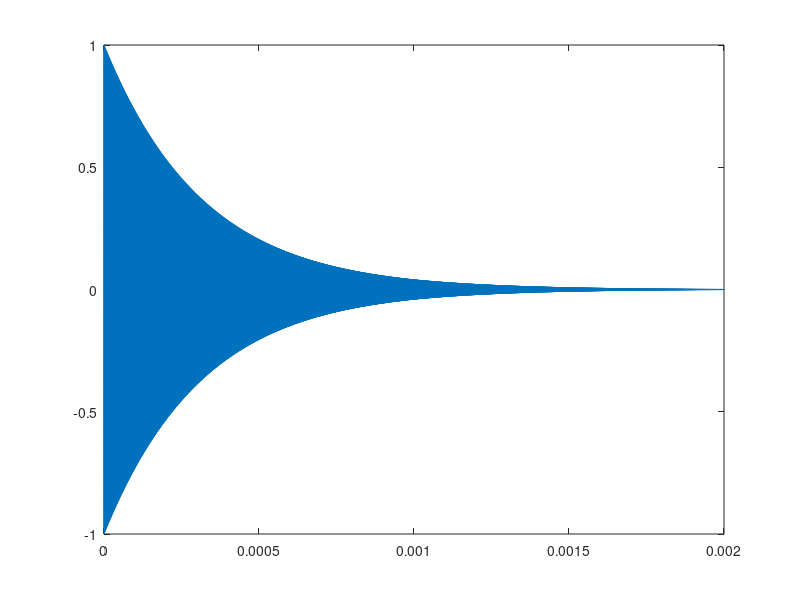
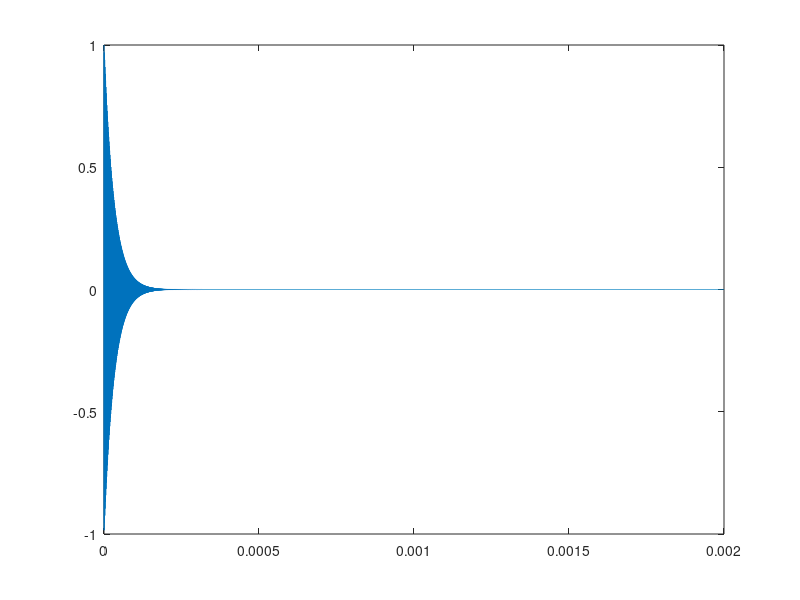
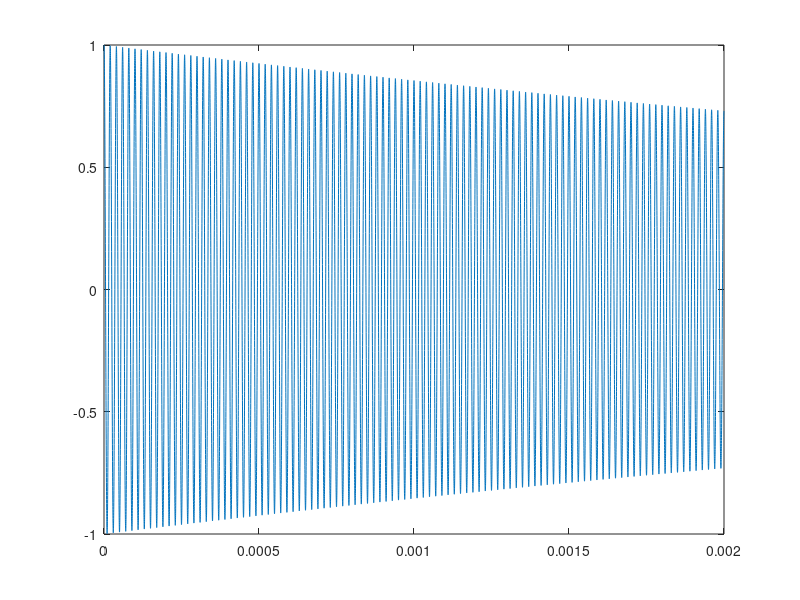
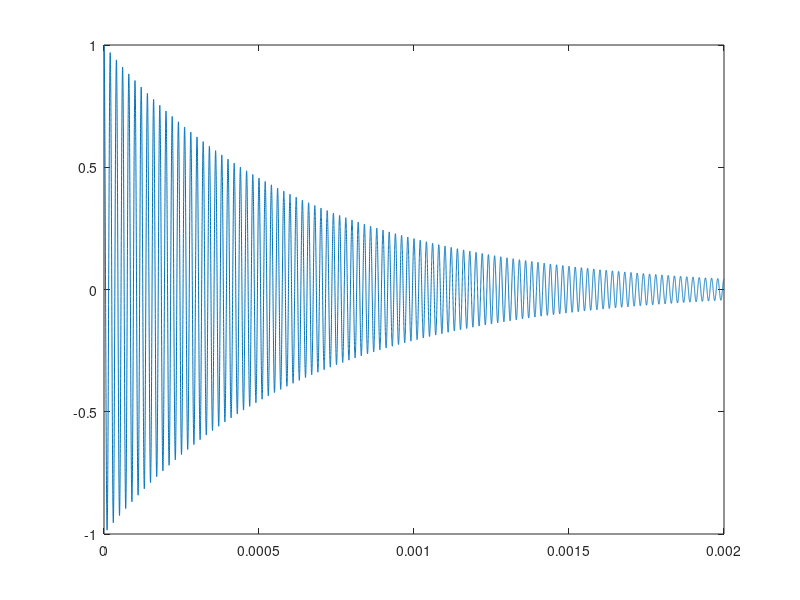

Write the MATLAB code that produced these figures, in order.
%%
freq1 = 1 * 10.^6
freq2 = 1 * 10.^6
freq3 = 50 * 10.^3
freq4 = 50 * 10.^3
w1 = 2*pi*freq1
w2 = 2*pi*freq2
w3 = 2*pi*freq3
w4 = 2*pi*freq4
R = 3 * 10.^5
Q1 =  1000
Q2 =  100
Q3 =  1000
Q4 =  100
Ts = 1 * 10.^-7
t = linspace(0,2*10.^-3,2*10.^-3 / Ts)
figure(1)
g1 = ((w1 * R ) / Q1) * exp((-w1 * t)/(2*Q1)).*cos(w1 * t)
max1 = max(g1)
g1 = g1 / max1
plot(t,g1)
figure(2)
g2 = ((w2 * R ) / Q2) * exp(-w2*t/(2*Q2)).*cos(w2*t)
max2 = max(g2)
g2 = g2 / max2
plot(t,g2)
figure(3)
g3 = ((w3 * R ) / Q3) * exp(-w3*t/(2*Q3)).*cos(w3*t)
max3 = max(g3)
g3 = g3 / max3
plot(t,g3)
figure(4)
g4 = ((w4 * R ) / Q4) * exp(-w4*t/(2*Q4)).*cos(w4*t)
max4 = max(g4)
g4 = g4 / max4
plot(t,g4)
sigma1 = 5 * 10.^-4
sigma2 = 2 * 10.^-4
sigma3 = 2 * 10.^-8
u = 0
figure(5)
lambda1 = exp((-(t-u).^2)/(2*(sigma1 .^2)))
plot(t,lambda1)
figure(6)
lambda2 = exp((-(t-u).^2)/(2*(sigma2 .^2)))
plot(t,lambda2);
figure(7);
lambda3 = exp((-(t-u).^2)/(2*(sigma3 .^2)));
plot(t,lambda3);

%%
g5 = ((w1 * R ) / 500) * exp(-w1*t/(2*500)).*cos(w4*t)
lambda4 = exp((-(t-0).^2)/(2*(sigma2 .^2)))
figure(8)
plot(t,g5)
figure(9)
plot(t,lambda4)
y1 = 0
for t=0:2*10.^-3:Ts
    y1 = y1 + (g5 .* lambda4)
end
figure(10)
t = linspace(0,2*10.^-3,2*10.^-3 / Ts)
y1 = y1 / max(y1)
plot(t,y1)
y2 = 0
lambda5 = exp((-(t-(5*10.^-4)).^2)/(2*(sigma2 .^2)))
for t=0:2*10.^-3:Ts
    y2 = y2 + (g5 .* lambda5)
end
konvol1 = conv(g5,lambda4)
figure(14)
plot(konvol1)
t = linspace(0,2*10.^-3,2*10.^-3 / Ts)
figure(11)
plot(t,g5)
figure(12)
plot(t,lambda5)
figure(13)
y2 = y2 / max(y2)
plot(t,y2)
konvol2 = conv(g5,lambda5)
figure(15)
konvol2 = konvol2 / max(konvol2)
plot(konvol2)
